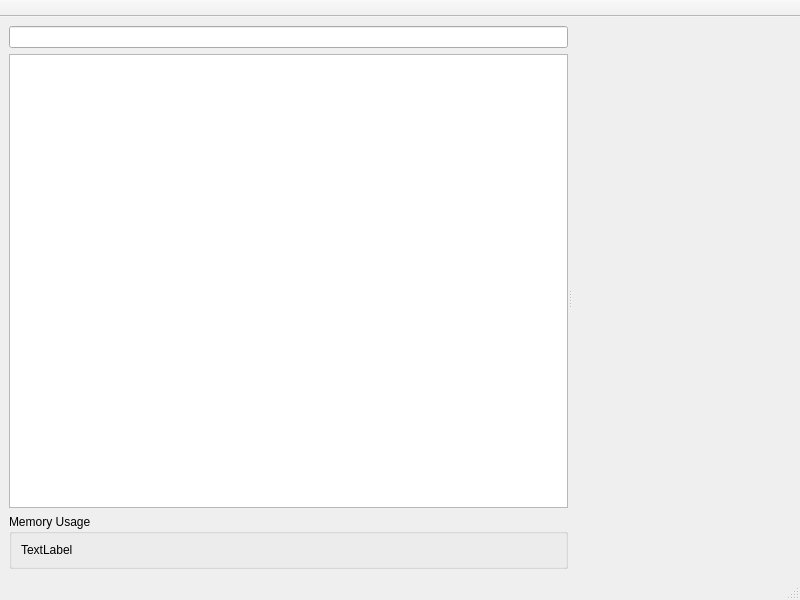
<?xml version="1.0" encoding="UTF-8"?>
<ui version="4.0">
 <class>tkUserManager</class>
 <widget class="QMainWindow" name="tkUserManager">
  <property name="geometry">
   <rect>
    <x>0</x>
    <y>0</y>
    <width>800</width>
    <height>600</height>
   </rect>
  </property>
  <property name="windowTitle">
   <string>MainWindow</string>
  </property>
  <widget class="QWidget" name="centralwidget">
   <layout class="QGridLayout" name="gridLayout_2">
    <item row="0" column="0">
     <widget class="QSplitter" name="splitter">
      <property name="orientation">
       <enum>Qt::Horizontal</enum>
      </property>
      <widget class="QWidget" name="layoutWidget">
       <layout class="QVBoxLayout" name="verticalLayout">
        <item>
         <widget class="QButtonLineEdit" name="searchLineEdit"/>
        </item>
        <item>
         <widget class="QTableView" name="userTableView"/>
        </item>
        <item>
         <widget class="QGroupBox" name="groupBox">
          <property name="title">
           <string>Memory Usage</string>
          </property>
          <layout class="QGridLayout" name="gridLayout">
           <item row="0" column="0">
            <widget class="QLabel" name="memoryUsageLabel">
             <property name="text">
              <string>TextLabel</string>
             </property>
            </widget>
           </item>
          </layout>
         </widget>
        </item>
       </layout>
      </widget>
      <widget class="tkUserViewer" name="userViewer" native="true"/>
     </widget>
    </item>
   </layout>
  </widget>
  <widget class="QStatusBar" name="statusbar"/>
  <widget class="QToolBar" name="toolBar">
   <property name="windowTitle">
    <string>User Manager Tool Bar</string>
   </property>
   <property name="movable">
    <bool>false</bool>
   </property>
   <property name="allowedAreas">
    <set>Qt::LeftToolBarArea</set>
   </property>
   <property name="toolButtonStyle">
    <enum>Qt::ToolButtonTextUnderIcon</enum>
   </property>
   <attribute name="toolBarArea">
    <enum>TopToolBarArea</enum>
   </attribute>
   <attribute name="toolBarBreak">
    <bool>false</bool>
   </attribute>
  </widget>
  <action name="createNewUserAct">
   <property name="text">
    <string>Create new user</string>
   </property>
  </action>
  <action name="modifyUserAct">
   <property name="text">
    <string>Modify User</string>
   </property>
  </action>
  <action name="saveAct">
   <property name="text">
    <string>Save changes</string>
   </property>
  </action>
  <action name="clearModificationsAct">
   <property name="text">
    <string>Clear modifications</string>
   </property>
  </action>
  <action name="deleteUserAct">
   <property name="text">
    <string>Delete User</string>
   </property>
   <property name="toolTip">
    <string>Delete User</string>
   </property>
  </action>
  <action name="quitUserManagerAct">
   <property name="text">
    <string>Quit User Manager</string>
   </property>
   <property name="toolTip">
    <string>Quit User Manager</string>
   </property>
  </action>
 </widget>
 <customwidgets>
  <customwidget>
   <class>QButtonLineEdit</class>
   <extends>QLineEdit</extends>
   <header>QButtonLineEdit.h</header>
  </customwidget>
  <customwidget>
   <class>tkUserViewer</class>
   <extends>QWidget</extends>
   <header>tkUserViewer.h</header>
   <container>1</container>
  </customwidget>
 </customwidgets>
 <resources/>
 <connections/>
</ui>
